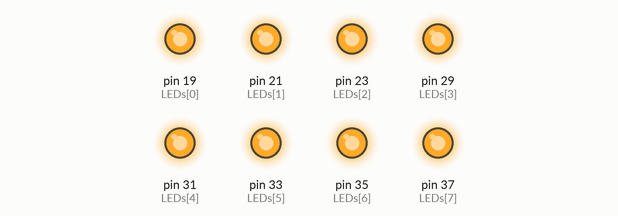
A program run on a simulated Raspberry Pi (header pin numbers). On the bench: output pins drawn as LEDs (lit = HIGH).

Above: at 0.1 s.
Timing chart, 0 to 1.6 s (numbered marks = the images above):
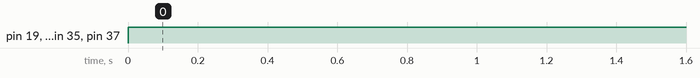

Measured:
- by itself, pin 19 (LEDs[0]), pin 21 (LEDs[1]), pin 23 (LEDs[2]), pin 29 (LEDs[3]), pin 31 (LEDs[4]), pin 33 (LEDs[5]), pin 35 (LEDs[6]), pin 37 (LEDs[7]): LOW → HIGH at 0.00 s

The program:

led_on.py
```python
import RPi.GPIO as GPIO
import time

GPIO.setmode(GPIO.BOARD)

LEDs = [19, 21, 23, 29, 31, 33, 35, 37]


GPIO.setup(LEDs, GPIO.OUT, initial=GPIO.LOW)

try:
    while True:
        GPIO.output(LEDs, GPIO.HIGH)

except KeyboardInterrupt:
    print("키보드 예외")
finally:
    print("cleanup")
    GPIO.cleanup()
```
